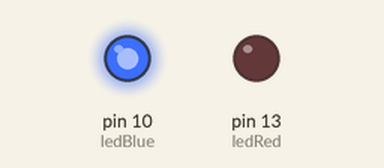
The sketch below on a simulated Arduino Uno, built with avr-gcc and run on an emulated ATmega328P. Shown: output pins drawn as LEDs (lit = HIGH).

Above: at 0.7 s.
At 5.2 s:
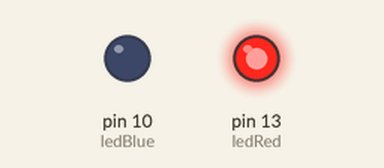
Timing chart, 0 to 6.9 s (numbered marks = the images above):
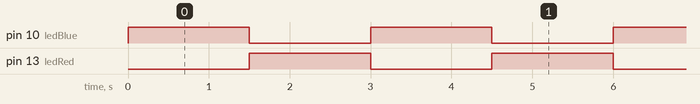

Measured:
- by itself, pin 10 (ledBlue), pin 13 (ledRed): alternates HIGH for 1.5 s and LOW for 1.5 s

The sketch:

Opdracht_1.ino
```cpp
const int ledBlue = 10; // Pin voor de blauwe LED
const int ledRed = 13;  // Pin voor de rode LED
const int time = 1500;  // Tijdvertraging in milliseconden

void setup()
{
  pinMode(ledBlue, OUTPUT); // Stel de blauwe LED-pin in als output
  pinMode(ledRed, OUTPUT);  // Stel de rode LED-pin in als output
}

void loop()
{
  switchLeds(); // Roep de functie aan om de LEDs te wisselen
}

/**
 * Wisselt de status van de blauwe en rode LED met een vertraging.
 */
void switchLeds(){
  digitalWrite(ledBlue, HIGH); // Zet de blauwe LED aan
  digitalWrite(ledRed, LOW);   // Zet de rode LED uit
  delay(time);                 // Wacht voor de opgegeven tijd (1500 ms)

  digitalWrite(ledBlue, LOW);  // Zet de blauwe LED uit
  digitalWrite(ledRed, HIGH);  // Zet de rode LED aan
  delay(time);                 // Wacht voor de opgegeven tijd (1500 ms)
}
```
